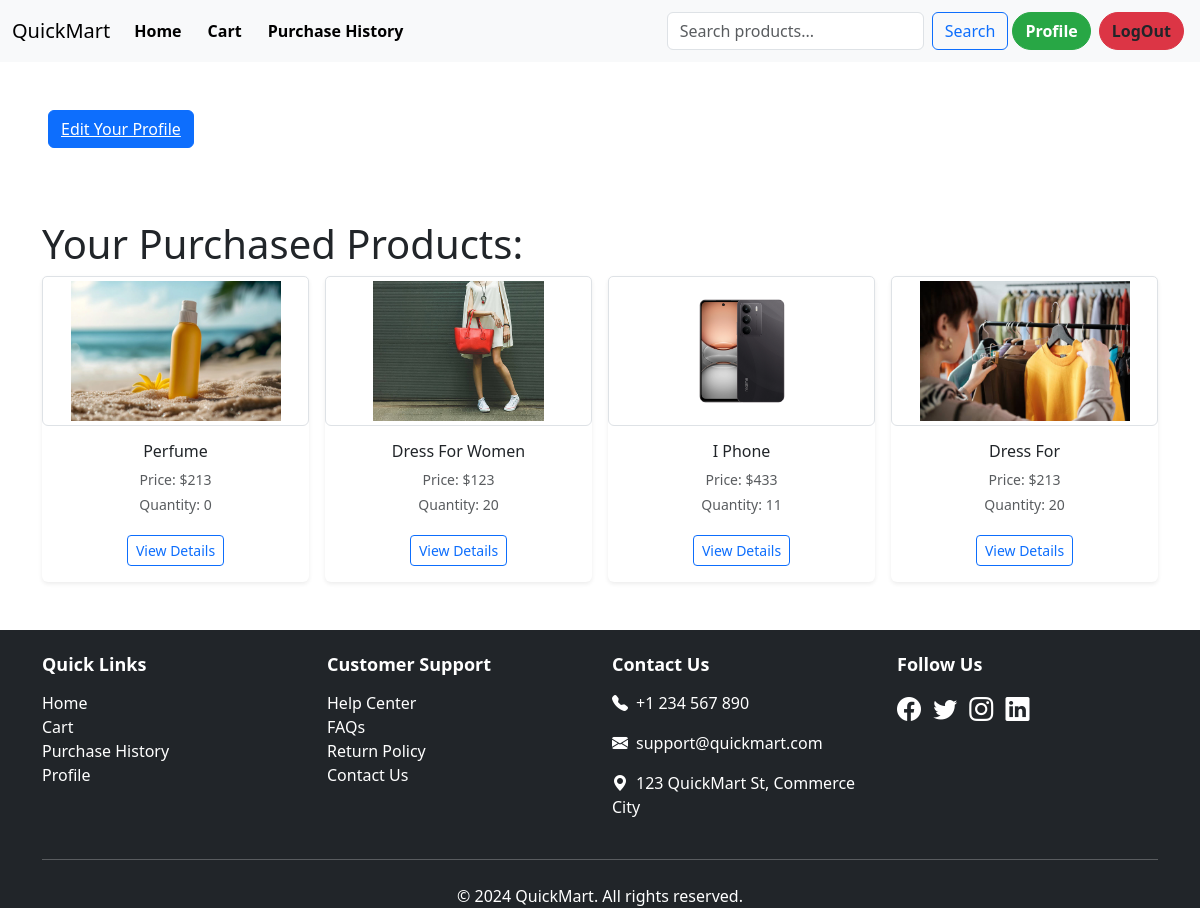
Page /product/profile/ (signed in) on the earlier database version.
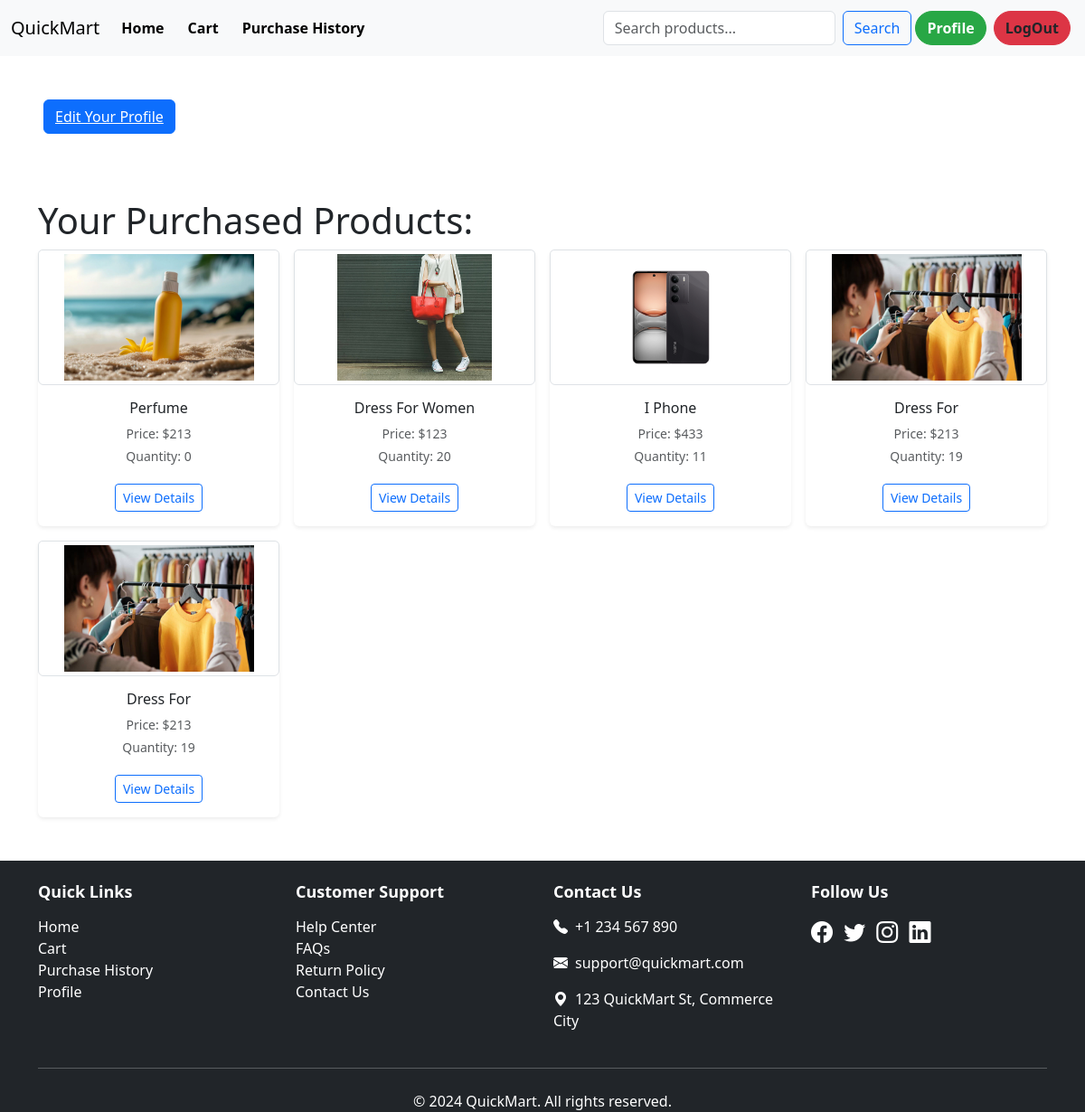
Same page on the later database version.
### second_app/models.py (models this page shows, shortened)
class Purchase(models.Model):
    user=models.ForeignKey(User,on_delete=models.CASCADE,related_name="purchases")
    product=models.ForeignKey(Product,on_delete=models.CASCADE,related_name="purchases")
    date=models.DateField(auto_now_add=True)

class Product(models.Model):
    name=models.CharField(max_length=100)
    price=models.IntegerField()
    Brand=models.ForeignKey(Brand,on_delete=models.CASCADE)
    Quantity=models.IntegerField(null=True,blank=True)
    Description=models.TextField(blank=True,null=True)
    Image=models.ImageField(upload_to="second_app/medias/uploads/",blank=True,null=True)

### second_app/views.py (the view)
# urls.py: path('profile/',views.ProfileVie.as_view(),name="profile"),
@method_decorator(login_required,name="dispatch")
class ProfileVie(ListView):
    model=models.Purchase
    template_name="profiles.html"
    context_object_name='purchases'
    def get_queryset(self):
        return models.Purchase.objects.filter(user=self.request.user)

### second_app/templates/profiles.html (shortened to what this page needs)
{% extends "base.html" %} {% block content %}
<div class="btn btn-primary m-5">
  <a href="{% url 'update_profile' %}" class="text-white">Edit Your Profile</a>
</div>
<div class="container mt-4">
  <h1>Your Purchased Products:</h1>
  <div class="row row-cols-2 row-cols-md-4 g-3">
    {% for purc in purchases %}
    <div class="col">
      <div class="card h-100 border-0 shadow-sm">
        <div class="text-center">
          {% if purc.product.Image %}
          <img
            src="{{ purc.product.Image.url }}"
            class="card-img-top img-thumbnail"
            alt="Product Image"
            style="max-height: 150px; object-fit: contain"
          />
          {% endif %}
        </div>
        <div class="card-body text-center">
          <h6 class="card-title text-truncate" title="{{ purc.product.name }}">
            {{ purc.product.name }}
          </h6>
          <p class="card-text text-muted small mb-1">
            Price: ${{ purc.product.price }}
          </p>
          <p class="card-text text-muted small">
            Quantity: {{ purc.product.Quantity }}
          </p>
          <a href="#" class="btn btn-sm btn-outline-primary mt-1"
            >View Details</a
          >
        </div>
      </div>
    </div>
    {% empty %}
    <p>You haven't purchased any products yet.</p>
    {% endfor %}
  </div>
</div>
{% endblock content %}

### Templates/base.html (shortened to what this page needs)
<!DOCTYPE html>
<html lang="en">
  <head>
    <link
      href="https://cdn.jsdelivr.net/npm/bootstrap@5.3.0-alpha1/dist/css/bootstrap.min.css"
      rel="stylesheet"
    />
    <link
      href="https://cdn.jsdelivr.net/npm/bootstrap-icons/font/bootstrap-icons.css"
      rel="stylesheet"
    />
  </head>
  <body>
    <nav class="navbar navbar-expand-lg navbar-light bg-light">
      <div class="container-fluid">
        <a class="navbar-brand" href="#">QuickMart</a>
        <div class="collapse navbar-collapse" id="navbarSupportedContent">
          <ul class="navbar-nav me-auto mb-2 mb-lg-0 d-flex align-items-center">
            <li class="nav-item">
              <a
                class="nav-link active"
                aria-current="page"
                href="{% url 'homepage' %}"
                >Home</a
              >
            </li>
            {% if user.is_authenticated %}
            <li class="nav-item">
              <a class="nav-link active" aria-current="page" href="#">Cart</a>
            </li>
            <li class="nav-item">
              <a class="nav-link active" aria-current="page" href="#"
                >Purchase History</a
              >
            </li>
            {% endif %}
          </ul>
          <form action="{% url 'search_products' %}" method="get" class="d-flex">
            <input type="text" name="q" class="form-control me-2" placeholder="Search products..." value="{{ query }}">
            <button type="submit" class="btn btn-outline-primary">Search</button>
        </form>
            {% if user.is_authenticated %}
            <button class="btn btn-custom btn-success-custom m-1">
              <a
                href="{% url 'profile'%}"
                class="text-white text-decoration-none"
                >Profile</a
              >
            </button>
            <form action="{% url 'logout' %}" method="post" style="display: inline;">
              <button type="submit" class="btn btn-custom btn-danger-custom m-1">LogOut</button>
            </form>
            {% endif %}
        </div>
      </div>
    </nav>
    {% block content %} {% endblock content %}
    <footer class="bg-dark text-white pt-4 mt-5">
      <div class="container">
        <div class="row">
          <div class="col-md-3">
            <h5>Quick Links</h5>
            <ul class="list-unstyled">
              <li><a href="{% url 'homepage' %}" class="text-white text-decoration-none">Home</a></li>
              <li><a href="#" class="text-white text-decoration-none">Cart</a></li>
              <li><a href="#" class="text-white text-decoration-none">Purchase History</a></li>
              <li><a href="#" class="text-white text-decoration-none">Profile</a></li>
            </ul>
          </div>
          <div class="col-md-3">
            <h5>Customer Support</h5>
            <ul class="list-unstyled">
              <li><a href="#" class="text-white text-decoration-none">Help Center</a></li>
              <li><a href="#" class="text-white text-decoration-none">FAQs</a></li>
              <li><a href="#" class="text-white text-decoration-none">Return Policy</a></li>
              <li><a href="#" class="text-white text-decoration-none">Contact Us</a></li>
            </ul>
          </div>
          <div class="col-md-3">
            <h5>Contact Us</h5>
            <p><i class="bi bi-telephone-fill me-2"></i>+1 234 567 890</p>
            <p><i class="bi bi-envelope-fill me-2"></i>support@quickmart.com</p>
            <p><i class="bi bi-geo-alt-fill me-2"></i>123 QuickMart St, Commerce City</p>
          </div>
          <div class="col-md-3">
            <h5>Follow Us</h5>
            <a href="#" class="text-white me-2"><i class="bi bi-facebook fs-4"></i></a>
            <a href="#" class="text-white me-2"><i class="bi bi-twitter fs-4"></i></a>
            <a href="#" class="text-white me-2"><i class="bi bi-instagram fs-4"></i></a>
            <a href="#" class="text-white"><i class="bi bi-linkedin fs-4"></i></a>
          </div>
        </div>
        <hr class="my-4 text-white" />
        <div class="text-center">
          <p class="mb-0">&copy; 2024 QuickMart. All rights reserved.</p>
        </div>
      </div>
    </footer>
  </body>
</html>

### Templates/base.html (style rules this page uses)
.btn-custom { font-weight: bold; border-radius: 25px; transition: background-color 0.3s ease, color 0.3s ease; }
.btn-success-custom { background-color: #28a745; border-color: #28a745; }
.btn-danger-custom { background-color: #dc3545; border-color: #dc3545; }
.navbar-nav .nav-item a { font-weight: bold; margin-right: 10px; text-decoration: none; color: #343a40; transition: color 0.3s ease; }
footer h5 { font-size: 18px; margin-bottom: 15px; font-weight: bold; }
footer .bi { transition: transform 0.3s ease; }

Differences in the rows shown:
changed through a linked row, Purchase (number 4 of 5 on the later page): product.Quantity "20" → "19"
added Purchase: product.Image (picture), product.name "Dress For", product.price "213", product.Quantity "19"
